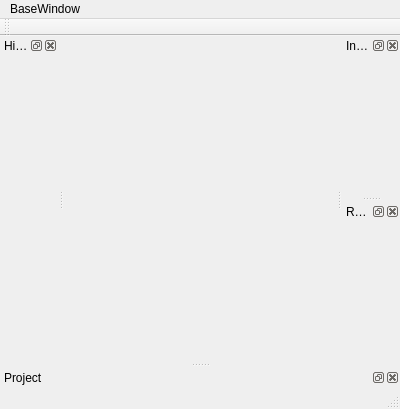
<?xml version="1.0" encoding="UTF-8"?>
<ui version="4.0">
 <class>dmain</class>
 <widget class="QMainWindow" name="dmain">
  <property name="geometry">
   <rect>
    <x>0</x>
    <y>0</y>
    <width>400</width>
    <height>409</height>
   </rect>
  </property>
  <property name="windowTitle">
   <string>dmain</string>
  </property>
  <widget class="QWidget" name="centralWidget"/>
  <widget class="QMenuBar" name="menuBar">
   <property name="geometry">
    <rect>
     <x>0</x>
     <y>0</y>
     <width>400</width>
     <height>21</height>
    </rect>
   </property>
   <widget class="QMenu" name="menuBaseWindow">
    <property name="title">
     <string>BaseWindow</string>
    </property>
   </widget>
   <addaction name="menuBaseWindow"/>
  </widget>
  <widget class="QToolBar" name="mainToolBar">
   <attribute name="toolBarArea">
    <enum>TopToolBarArea</enum>
   </attribute>
   <attribute name="toolBarBreak">
    <bool>false</bool>
   </attribute>
  </widget>
  <widget class="QStatusBar" name="statusBar"/>
  <widget class="QDockWidget" name="Hierarchy">
   <property name="locale">
    <locale language="English" country="UnitedStates"/>
   </property>
   <property name="windowTitle">
    <string>Hierarchy</string>
   </property>
   <attribute name="dockWidgetArea">
    <number>1</number>
   </attribute>
   <widget class="QWidget" name="dockWidgetContents"/>
  </widget>
  <widget class="QDockWidget" name="Inspector">
   <property name="locale">
    <locale language="English" country="UnitedStates"/>
   </property>
   <property name="windowTitle">
    <string>Inspector</string>
   </property>
   <attribute name="dockWidgetArea">
    <number>2</number>
   </attribute>
   <widget class="QWidget" name="dockWidgetContents_5"/>
  </widget>
  <widget class="QDockWidget" name="Project">
   <property name="toolTip">
    <string>Project</string>
   </property>
   <property name="whatsThis">
    <string>Project</string>
   </property>
   <property name="accessibleName">
    <string>Project</string>
   </property>
   <property name="locale">
    <locale language="English" country="UnitedStates"/>
   </property>
   <property name="windowTitle">
    <string>Project</string>
   </property>
   <attribute name="dockWidgetArea">
    <number>8</number>
   </attribute>
   <widget class="QWidget" name="dockWidgetContents_6"/>
  </widget>
  <widget class="QDockWidget" name="Rendering">
   <property name="locale">
    <locale language="English" country="UnitedStates"/>
   </property>
   <property name="windowTitle">
    <string>Rendering</string>
   </property>
   <attribute name="dockWidgetArea">
    <number>2</number>
   </attribute>
   <widget class="QWidget" name="dockWidgetContents_7"/>
  </widget>
 </widget>
 <layoutdefault spacing="6" margin="11"/>
 <resources/>
 <connections/>
</ui>
